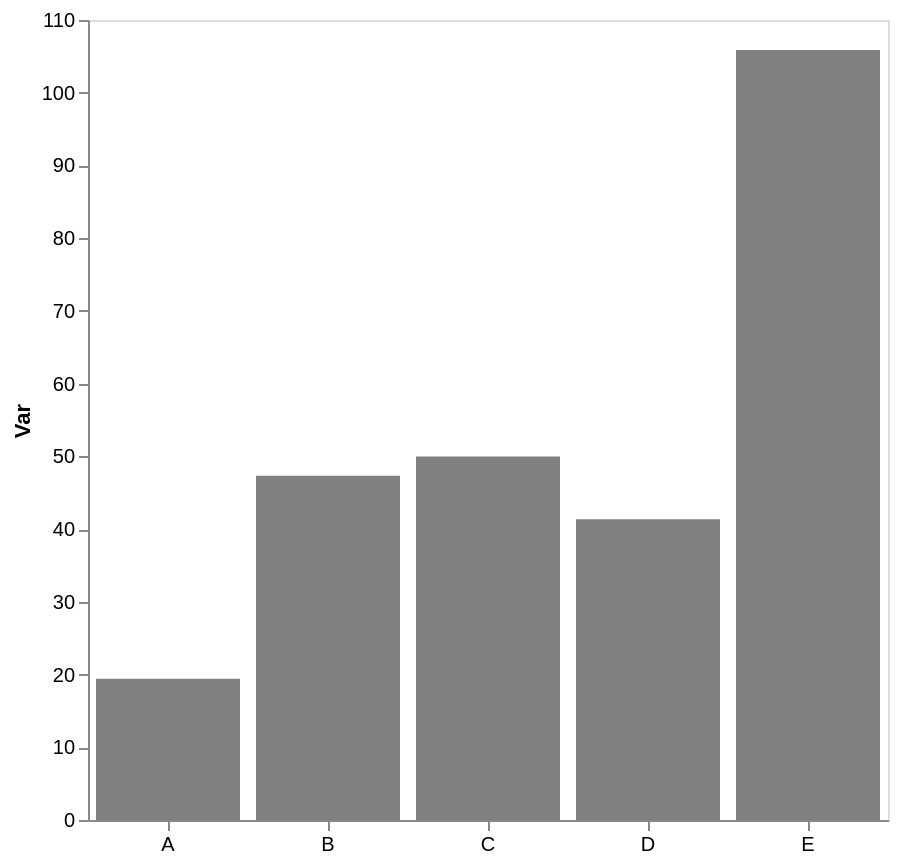

Specify this chart in Vega-Lite:
### Vega-Lite specification from a JSON file in a GitHub repository (floating-point values rounded to 4 significant figures)
{"config": {"view": {"continuousWidth": 300, "continuousHeight": 300}, "axis": {"grid": false}, "bar": {"color": "gray"}}, "data": {"name": "data-510f819a652c39f9113e80909d1e9c95"}, "mark": {"type": "bar"}, "encoding": {"x": {"axis": {"labelAngle": 0, "title": null}, "field": "cat", "type": "nominal"}, "y": {"aggregate": "mean", "axis": {"title": "Var"}, "field": "var1", "type": "quantitative"}}, "height": 400, "width": 400, "$schema": "https://vega.github.io/schema/vega-lite/v5.17.0.json", "datasets": {"data-510f819a652c39f9113e80909d1e9c95": [{"cat": "D", "var1": 44.43, "var2": 52.04}, {"cat": "E", "var1": 108.2, "var2": 50.66}, {"cat": "B", "var1": 47.27, "var2": 39.63}, {"cat": "B", "var1": 58.97, "var2": 40.07}, {"cat": "C", "var1": 44.57, "var2": 62.86}, {"cat": "C", "var1": 55.43, "var2": 60.25}, {"cat": "E", "var1": 126.3, "var2": 46.93}, {"cat": "A", "var1": 19.43, "var2": 37.2}, {"cat": "B", "var1": 35.73, "var2": 59.41}, {"cat": "E", "var1": 126.7, "var2": 56.43}, {"cat": "E", "var1": 62.26, "var2": 49.72}, {"cat": "D", "var1": 38.28, "var2": 45.76}]}}
